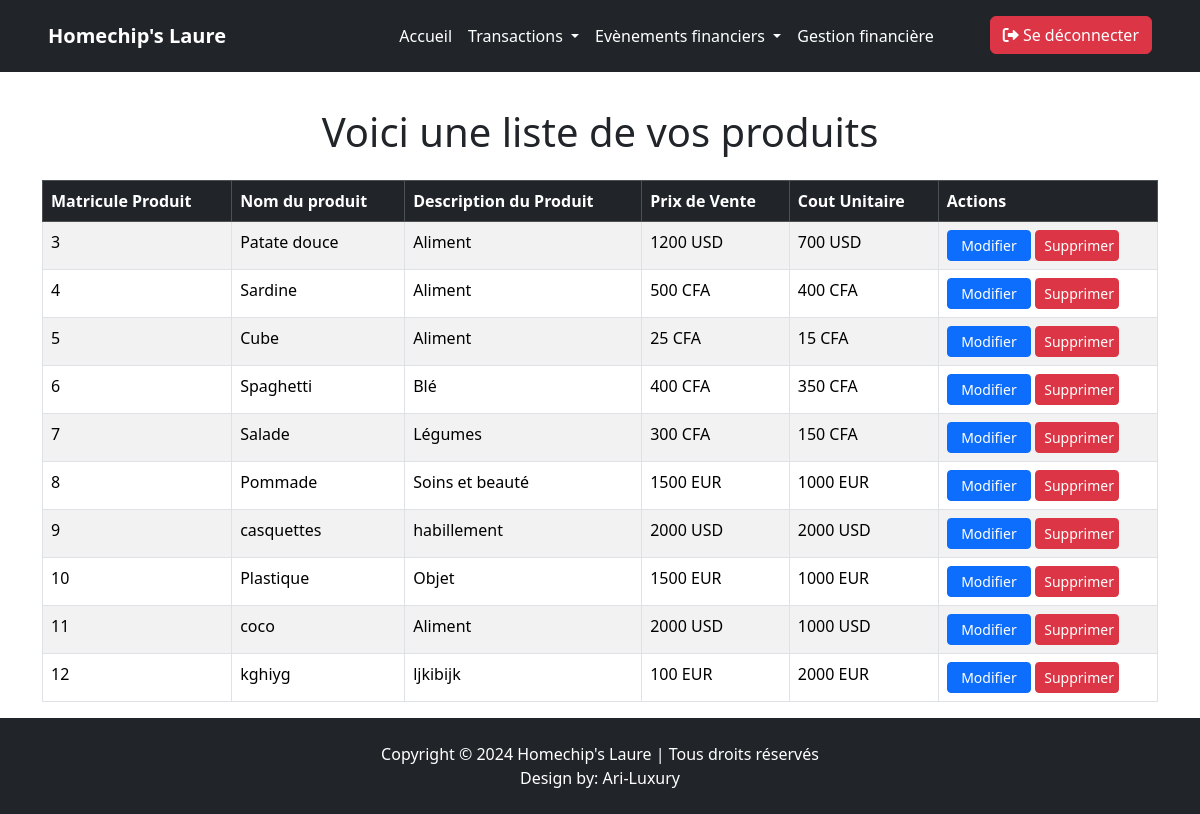
/dashbord/produit.php (signed in), run on the app's committed database.
### tables this page shows
CREATE TABLE `produits` (
  `idProduit` int(11) NOT NULL,
  `NomProduit` varchar(20) NOT NULL,
  `DescriptionProduit` varchar(255) NOT NULL,
  `PrixVente` varchar(20) NOT NULL,
  `CoutUnitaire` varchar(20) NOT NULL
);

### dashbord/produit.php (the view, shortened to what this page needs)
<?php
    include('../connexion.php');
    $req= "SELECT * FROM produits";
    $reponse= $bdd -> query($req);
    $donnee= $reponse -> fetchAll();
?>
<!DOCTYPE html>
<html lang="en">
<head>
    <link href="https://cdn.jsdelivr.net/npm/bootstrap@5.3.0/dist/css/bootstrap.min.css" rel="stylesheet">
</head>
<body class="d-flex flex-column min-vh-100">
    <?php include '../navbar/en_tete.php'; ?>
    <section class="container mt-5 flex-grow-1">
        <h1 class="ajout text-center mb-4">Voici une liste de vos produits</h1>
        <div class="table-responsive">
            <table class="table table-striped table-bordered">
                <thead class="table-dark">
                    <tr>
                        <th>Matricule Produit</th>
                        <th>Nom du produit</th>
                        <th>Description du Produit</th>
                        <th>Prix de Vente</th>
                        <th>Cout Unitaire</th>
                        <th>Actions</th>
                    </tr>
                </thead>
                <tbody>
                    <?php
                        foreach($donnee as $liste){
                    ?>
                    <tr>
                        <td><?= $liste['idProduit'] ?></td>
                        <td><?= $liste['NomProduit'] ?></td>
                        <td><?= $liste['DescriptionProduit'] ?></td>
                        <td><?= $liste['PrixVente'] ?></td>
                        <td><?= $liste['CoutUnitaire'] ?></td>
                        <td>
                            <a href="../modif_formulaire/modif_form_prod.php?id=<?= $liste['idProduit'] ?>" class="btn btn-primary btn-sm col-lg-5 col-md-12 col-sm-12">Modifier</a>
                            <button type="button" class="btn btn-danger btn-sm col-lg-5 col-md-12 col-sm-12" data-bs-toggle="modal" data-bs-target="#deleteModal" data-id="<?= $liste['idProduit'] ?>">
                                Supprimer
                            </button>
                        </td>
                    </tr>
                    <?php
                        }
                    ?>
                </tbody>
            </table>
        </div>
    </section>
    <footer class="footer bg-dark text-white text-center py-4">
        <p class="mb-0 ">Copyright © 2024 Homechip's Laure | Tous droits réservés</p>
        <p class="mb-0 ">Design by: <a href="https://ari-luxury.com" class="text-white text-decoration-none">Ari-Luxury</a></p>
    </footer>
</body>
</html>

### navbar/en_tete.php (shortened to what this page needs)
<!DOCTYPE html>
<html lang="en">
<head>
    <link href="https://cdn.jsdelivr.net/npm/bootstrap@5.3.3/dist/css/bootstrap.min.css" rel="stylesheet">
    <link href="https://cdnjs.cloudflare.com/ajax/libs/font-awesome/6.0.0/css/all.min.css" rel="stylesheet">
</head>
<body>
<header class="bg-dark py-2">
    <nav class="navbar navbar-expand-lg navbar-dark bg-dark container-fluid">
        <a class="navbar-brand ms-5 fw-bold" href="../dashbord/home.php">Homechip's Laure</a>
        <div class="offcanvas offcanvas-end" tabindex="-1" id="offcanvasMenu" aria-labelledby="offcanvasMenuLabel">
            <div class="offcanvas-body bg-dark">
                <ul class="navbar-nav flex-column-md ms-lg-auto me-lg-5">
                    <li class="nav-item">
                        <a class="nav-link text-white" href="../dashbord/home.php">Accueil</a>
                    </li>
                    <li class="nav-item dropdown">
                        <a class="nav-link text-white dropdown-toggle" href="#" id="dropdownTransactions" role="button" data-bs-toggle="dropdown" aria-expanded="false">
                            Transactions
                        </a>
                    </li>
                    <li class="nav-item dropdown">
                        <a class="nav-link text-white dropdown-toggle" href="#" id="dropdownEvents" role="button" data-bs-toggle="dropdown" aria-expanded="false">
                            Evènements financiers
                        </a>
                    </li>
                    <li class="nav-item">
                        <a class="nav-link text-white" href="../dashbord/gestion.php">Gestion financière</a>
                    </li>
                    <li class="nav-item ms-lg-5 logout">
                        <a class="btn btn-danger w-lg-auto w-md-auto w-100 my-xs-3 my-sm-3 my-md-0" href="../dashbord/logout.php">
                            <i class="fas fa-sign-out-alt"></i> Se déconnecter
                        </a>
                    </li>
                </ul>
            </div>
        </div>
    </nav>
</header>
</body>
</html>

### dashbord/produit.php (style rules this page uses)
.ajout { margin-top: 60px; }
.table-responsive { overflow-x: auto; }
footer { margin-top: auto; }

### navbar/en_tete.php (style rules this page uses)
header { position: fixed; width: 100%; top: 0; z-index: 1000; }
.offcanvas-body { padding: 1rem; }

### data on the page
produits: idProduit "3", NomProduit "Patate douce", DescriptionProduit "Aliment", PrixVente "1200 USD", CoutUnitaire "700 USD"
produits: idProduit "4", NomProduit "Sardine", DescriptionProduit "Aliment", PrixVente "500 CFA", CoutUnitaire "400 CFA"
produits: idProduit "5", NomProduit "Cube", DescriptionProduit "Aliment", PrixVente "25 CFA", CoutUnitaire "15 CFA"
produits: idProduit "6", NomProduit "Spaghetti", DescriptionProduit "Blé", PrixVente "400 CFA", CoutUnitaire "350 CFA"
produits: idProduit "7", NomProduit "Salade", DescriptionProduit "Légumes", PrixVente "300 CFA", CoutUnitaire "150 CFA"
produits: idProduit "8", NomProduit "Pommade", DescriptionProduit "Soins et beauté", PrixVente "1500 EUR", CoutUnitaire "1000 EUR"
produits: idProduit "9", NomProduit "casquettes", DescriptionProduit "habillement", PrixVente "2000 USD", CoutUnitaire "2000 USD"
produits: idProduit "10", NomProduit "Plastique", DescriptionProduit "Objet", PrixVente "1500 EUR", CoutUnitaire "1000 EUR"
produits: idProduit "11", NomProduit "coco", DescriptionProduit "Aliment", PrixVente "2000 USD", CoutUnitaire "1000 USD"
produits: idProduit "12", NomProduit "kghiyg", DescriptionProduit "ljkibijk", PrixVente "100 EUR", CoutUnitaire "2000 EUR"
